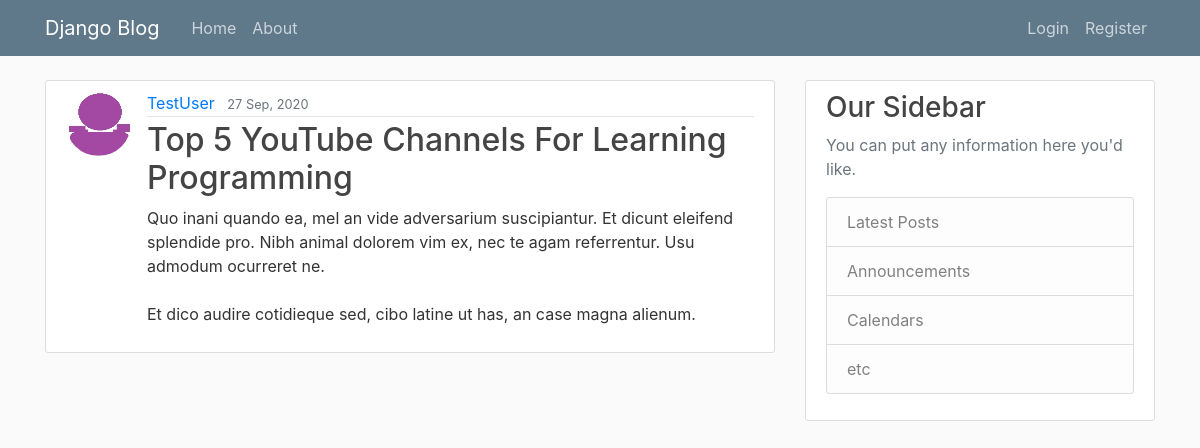
The page /post/29/ on the database as committed earlier.
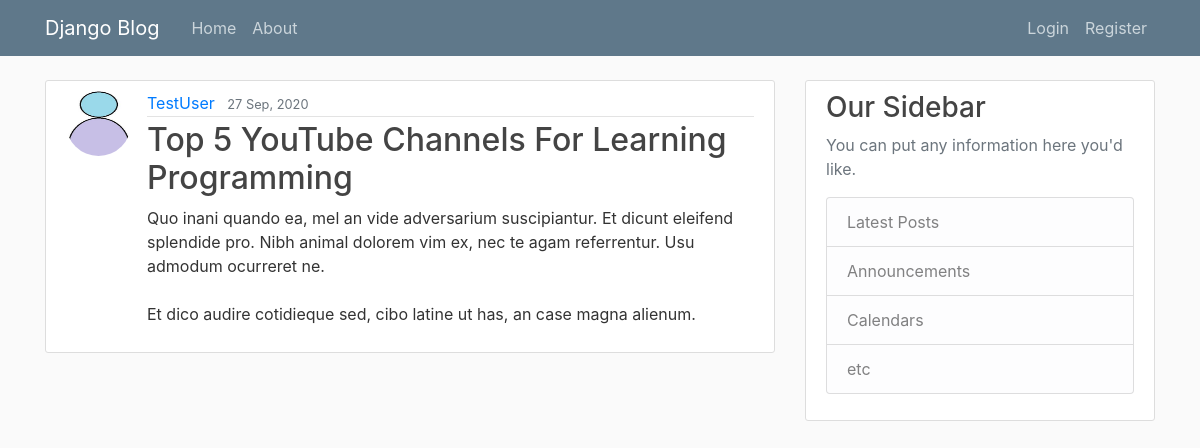
The same page on the database as committed later.
### blog/models.py (models this page shows, shortened)
class Post(models.Model):
    title = models.CharField(max_length=100)
    content = models.TextField()
    date_posted = models.DateTimeField(default=timezone.now)
    author = models.ForeignKey(User, on_delete=models.CASCADE)

### users/models.py (models this page shows, shortened)
class Profile(models.Model):
    user = models.OneToOneField(User, on_delete=models.CASCADE)
    image = models.ImageField(default='default.jpg', upload_to='profile_pics')

### blog/views.py (the view)
# urls.py: path('post/<int:pk>/', PostDetailView.as_view(), name='post-detail'),
class PostDetailView(DetailView):
    model = Post

### blog/templates/blog/post_detail.html (shortened to what this page needs)
{% extends "blog/base.html" %}
{% block content %}
    <article class="media content-section">
    <img class="rounded-circle article-img",
        src="{{ object.author.profile.image.url }}">
      <div class="media-body">
        <div class="article-metadata">
          <a class="mr-2" href="{% url 'user-posts' object.author.username %}">{{ object.author }}</a>
          <small class="text-muted">{{ object.date_posted|date:"d M, Y" }}</small>
        </div>
        <h2 class="article-title" >{{ object.title }}</h2>
        <p class="article-content">{{ object.content }}</p>
      </div>
    </article>
{% endblock content %}

Rows that differ between the two databases and show on the page:
changed through a linked row, Post "Top 5 YouTube Channels For Learning Programming": author.profile.image: a different picture
